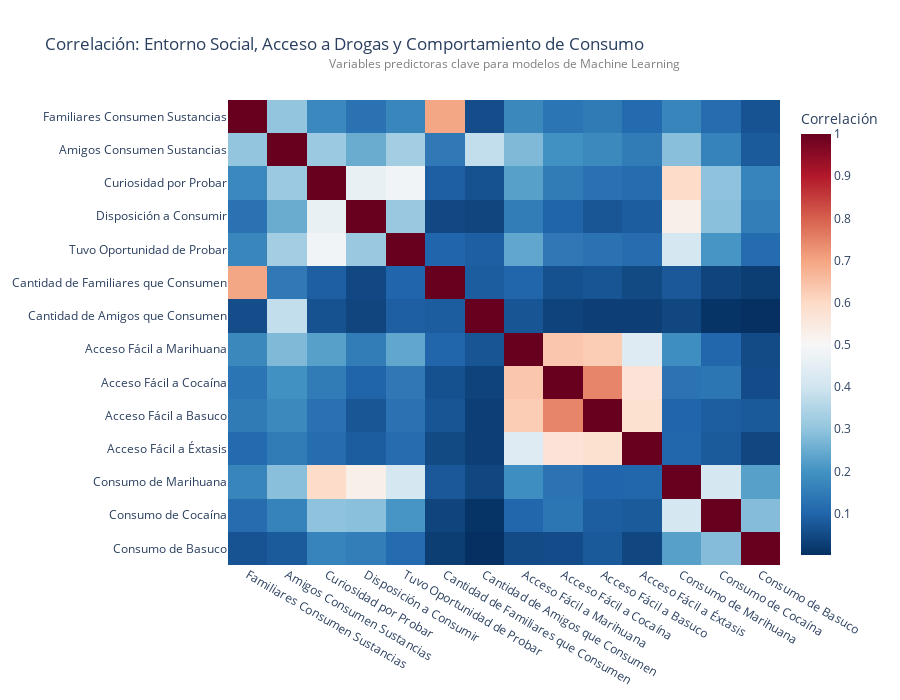

Notebook code cell kept with this figure:
### Markdown cell above
## 5. Relación entre Entorno Social y Consumo Personal

### Code cell
# Gráfico 5: Matriz de correlación entre entorno, acceso y comportamiento


# Crear variables binarias para análisis de correlación usando nombres legibles
df_analisis = pd.DataFrame()

# Variables categóricas (entorno + actitudes)
for var in categorical_features:
    if var in df.columns:
        nombre_legible = get_readable_name(var)
        df_analisis[nombre_legible] = (df[var] == 1).astype(int)

# Variables numéricas principales (primeras 6 de numerical_features)
numeric_principales = numerical_features[:6]  # Cantidades + accesibilidad principal
for var in numeric_principales:
    if var in df.columns:
        nombre_legible = get_readable_name(var)
        df_analisis[nombre_legible] = (df[var] == 1).astype(int)

# Variables objetivo (las 3 principales)
objetivos_principales = [target_variables['principal'], target_variables['intermedia'], target_variables['alto_riesgo']]
for var in objetivos_principales:
    if var in df.columns:
        nombre_legible = get_readable_name(var)
        df_analisis[nombre_legible] = (df[var] == 1).astype(int)

# Calcular matriz de correlación
if not df_analisis.empty:
    corr_matrix = df_analisis.corr()

    fig5 = px.imshow(
        corr_matrix,
        title='Correlación: Entorno Social, Acceso a Drogas y Comportamiento de Consumo',
        color_continuous_scale='RdBu_r',
        aspect='auto',
        labels=dict(color="Correlación")
    )

    fig5.update_layout(
        height=700,
        width=900,
        annotations=[
            dict(
                x=0.5, y=1.1,
                xref='paper', yref='paper',
                text='Variables predictoras clave para modelos de Machine Learning',
                showarrow=False,
                font=dict(size=12, color='gray')
            )
        ]
    )

    fig5.show()
else:
    print("No se pudieron crear variables para la matriz de correlación")

### Figure 1 — Plotly figure (JSON) as saved in the notebook; plotly's stock layout.template omitted (floating-point values rounded to 4 significant figures; data arrays with more than 128 entries replaced by an {"elided": "..."} marker saying what was removed)
{"data": [{"coloraxis": "coloraxis", "hovertemplate": "x: %{x}<br>y: %{y}<br>Correlación: %{z}<extra></extra>", "name": "0", "type": "heatmap", "x": ["Familiares Consumen Sustancias", "Amigos Consumen Sustancias", "Curiosidad por Probar", "Disposición a Consumir", "Tuvo Oportunidad de Probar", "Cantidad de Familiares que Consumen", "Cantidad de Amigos que Consumen", "Acceso Fácil a Marihuana", "Acceso Fácil a Cocaína", "Acceso Fácil a Basuco", "Acceso Fácil a Éxtasis", "Consumo de Marihuana", "Consumo de Cocaína", "Consumo de Basuco"], "xaxis": "x", "y": ["Familiares Consumen Sustancias", "Amigos Consumen Sustancias", "Curiosidad por Probar", "Disposición a Consumir", "Tuvo Oportunidad de Probar", "Cantidad de Familiares que Consumen", "Cantidad de Amigos que Consumen", "Acceso Fácil a Marihuana", "Acceso Fácil a Cocaína", "Acceso Fácil a Basuco", "Acceso Fácil a Éxtasis", "Consumo de Marihuana", "Consumo de Cocaína", "Consumo de Basuco"], "yaxis": "y", "z": {"elided": "14x14 float values"}}], "layout": {"annotations": [{"font": {"color": "gray", "size": 12}, "showarrow": false, "text": "Variables predictoras clave para modelos de Machine Learning", "x": 0.5, "xref": "paper", "y": 1.1, "yref": "paper"}], "coloraxis": {"colorbar": {"title": {"text": "Correlación"}}, "colorscale": [[0, "rgb(5,48,97)"], [0.1, "rgb(33,102,172)"], [0.2, "rgb(67,147,195)"], [0.3, "rgb(146,197,222)"], [0.4, "rgb(209,229,240)"], [0.5, "rgb(247,247,247)"], [0.6, "rgb(253,219,199)"], [0.7, "rgb(244,165,130)"], [0.8, "rgb(214,96,77)"], [0.9, "rgb(178,24,43)"], [1, "rgb(103,0,31)"]]}, "height": 700, "title": {"text": "Correlación: Entorno Social, Acceso a Drogas y Comportamiento de Consumo"}, "width": 900, "xaxis": {"anchor": "y", "domain": [0, 1]}, "yaxis": {"anchor": "x", "autorange": "reversed", "domain": [0, 1]}}}
